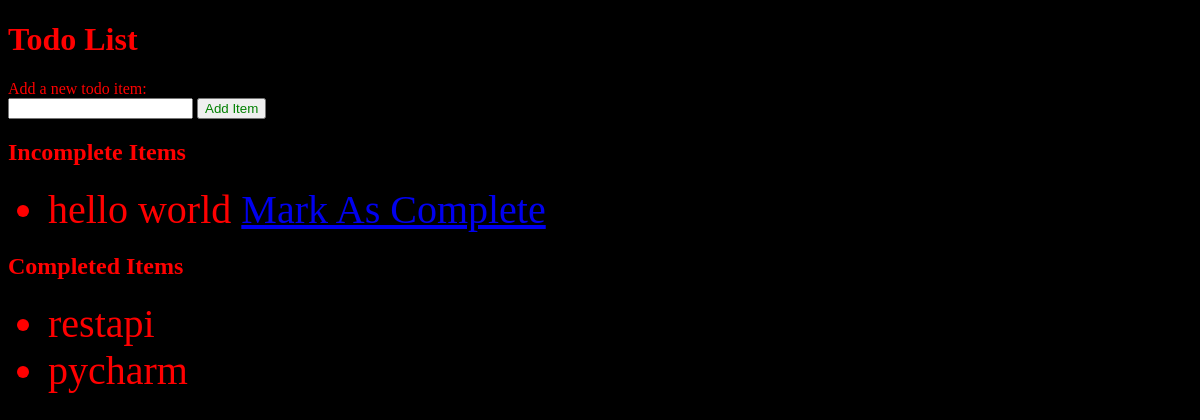
Before: / with the older database file.
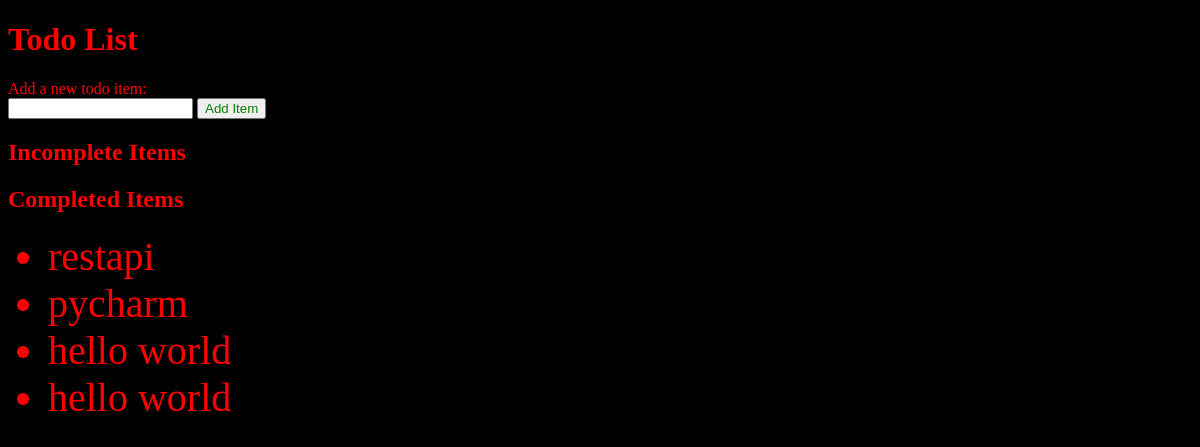
After: the same page with the newer database file.
### app.py (models this page shows)
class Todo(db.Model):
    id=db.Column(db.Integer,primary_key=True)
    text=db.Column(db.String(200))
    complete=db.Column(db.Boolean)

### app.py (the view)
@app.route('/')
def index():
    incomplete=Todo.query.filter_by(complete=False).all()   #retreive all data from table where complete value is False.
    complete=Todo.query.filter_by(complete=True).all()
    return render_template('index.html',incomplete=incomplete,complete=complete)

### templates/index.html (shortened to what this page needs)
<!DOCTYPE html>
<html lang="en">
<head>
	<link rel="stylesheet" type="text/css" href="{{url_for('static', filename='main.css')}}">
</head>
<body>
	<h1>Todo List</h1>
	<div>Add a new todo item:
		<form action="{{ url_for('add') }}" method="POST">
			<input type="text" name="todoitem">
			<input type="submit" value="Add Item" class="button">
		</form>
	</div>
	<div>
		<h2>Incomplete Items</h2>
		<ul>
			{% for todo in incomplete %}
			<li style="font-size: 30pt" class='mark'>{{ todo.text }} <a href="{{ url_for('complete', id=todo.id) }}">Mark As Complete</a></li>
			{% endfor %}
		</ul>
		<h2>Completed Items</h2>
		<ul>
			{% for todo in complete %}
			<li style="font-size: 30pt">{{ todo.text }}</li>
			{% endfor %}
		</ul>
	</div>
</body>
</html>

### static/main.css (style rules this page uses)
body { background:black; color:red; margin-top: 5px; }
.button { color:green; }

Changed rows visible on the page:
changed Todo (number 3 of 4 on the later page): moves from the list under "Incomplete Items" to the list under "Completed Items"
added Todo: text "hello world", shown under "Completed Items"
